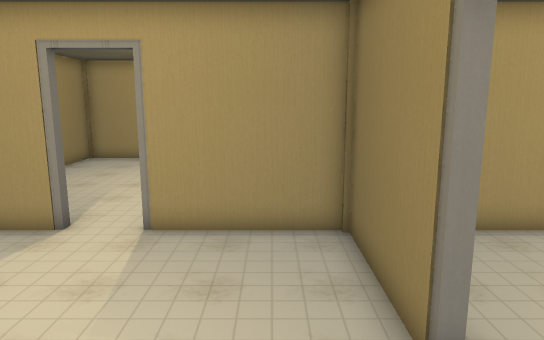
view 1 (above)

19 first-person views from a walk through a 3-D level made in the Godot game engine. The camera is 1.5 m above the floor, tilts 10° down and sees 70° across. The floor is counted in squares, 0.5 m on a side. Each view is taken from the middle of a square. On the plan, view 1 faces up. The plan holds only what a view shows up to about 20 squares ahead; the rest is blank. Characters and animated objects are not drawn.

view 2
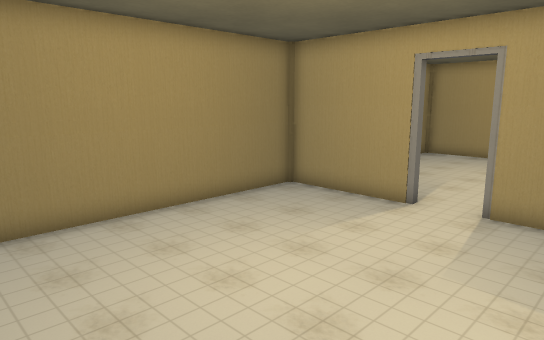

view 3
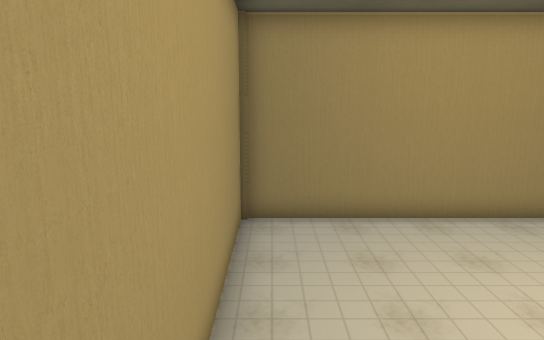

view 4
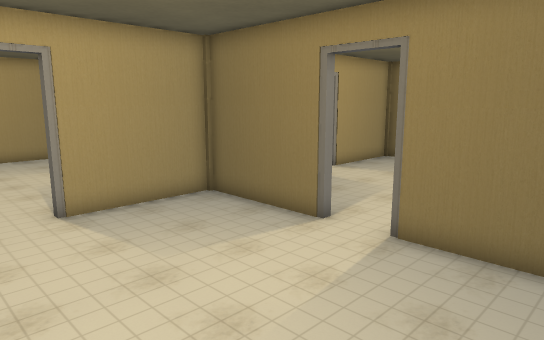

view 5
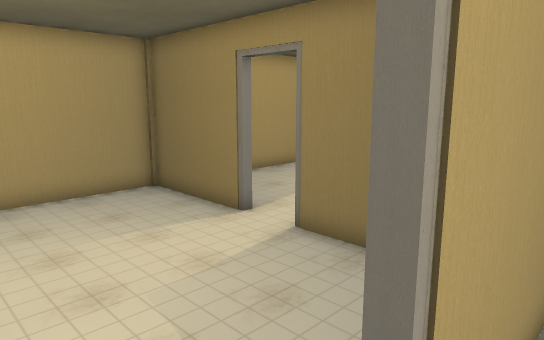

view 6
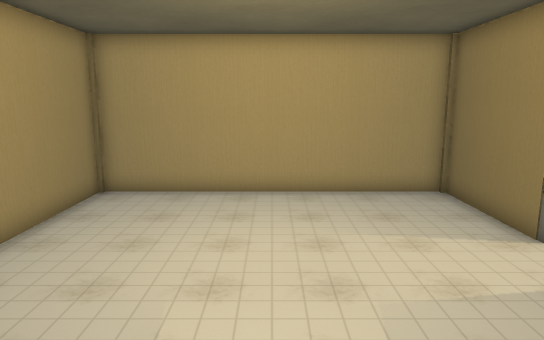

view 7
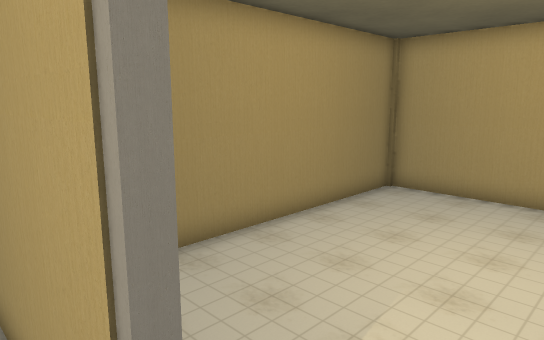

view 8
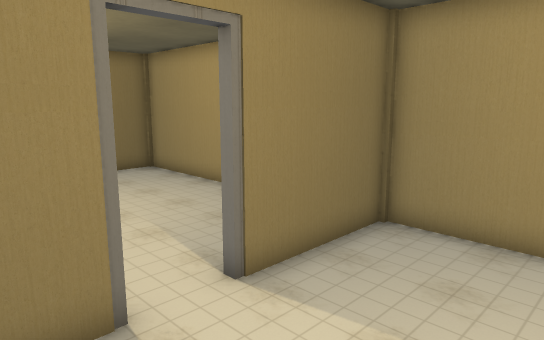

view 9
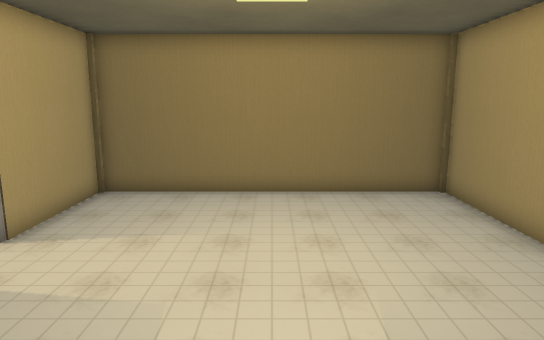

view 10
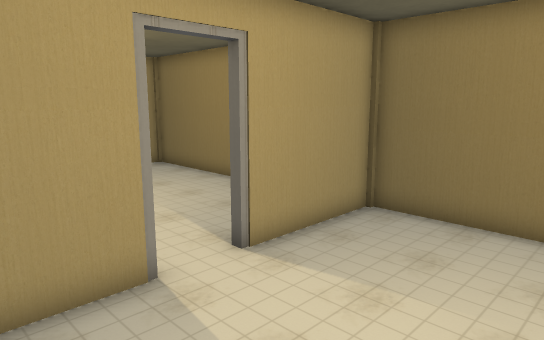

view 11
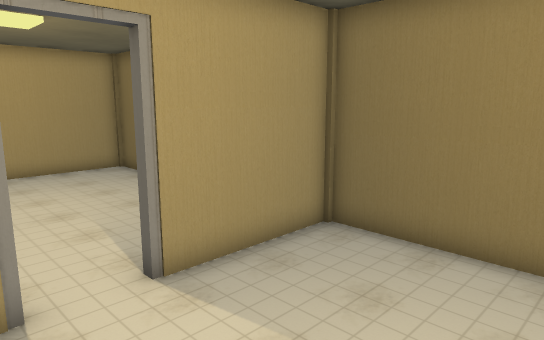

view 12
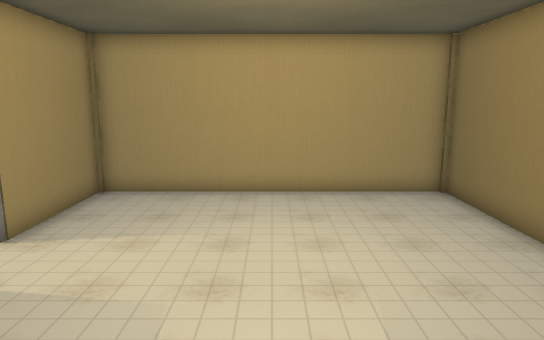

view 13
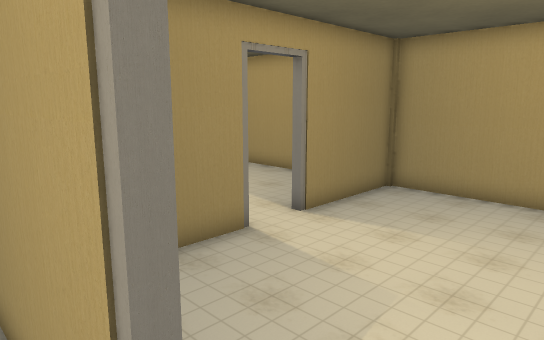

view 14
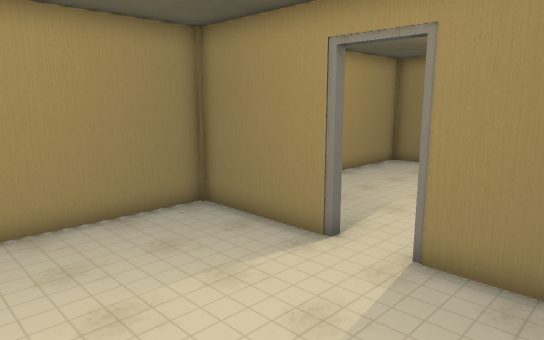

view 15
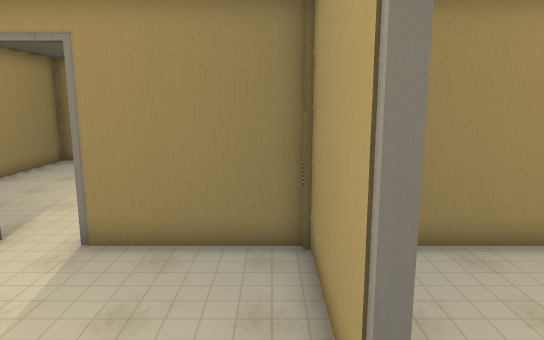

view 16
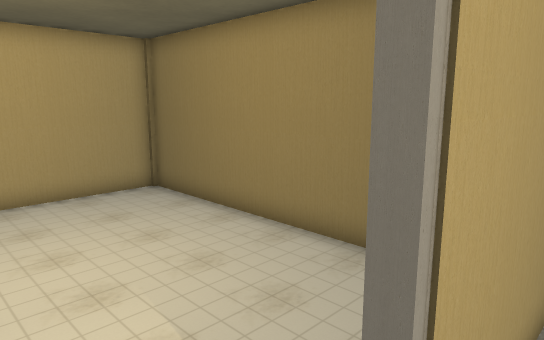

view 17
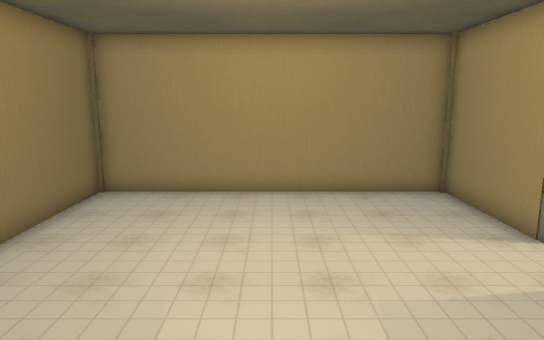

view 18
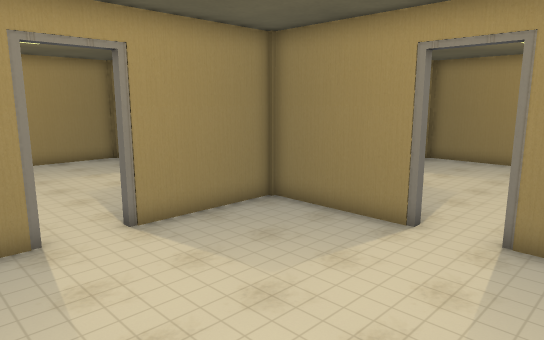

view 19
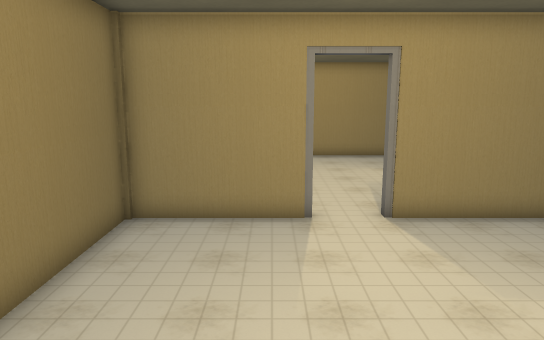

### Floor plan
Points are (right, up) in squares from view 1. A wall is a line through its corners. A room is listed if a view was taken in it or the views show most of it. See-through windows are left out.
Room 1 (views 1, 2, 3, 4, 5, 6, 7, 8, 9)
walls: (-4.9, 8.8) (-9.8, 8.8) (-9.8, -2.8) (1.8, -2.8) (1.8, 2) (2.2, 2); (2.2, 3.9) (1.8, 3.9) (1.8, 8.8) (-3, 8.8)
ways out: opening at (2, 3) to room 2; opening at (-4, 9) to room 4
Room 2 (views 10, 11, 12, 13, 14, 15, 16)
walls: (7.1, 8.8) (2.2, 8.8) (2.2, 3.9); (2.2, 2) (2.2, -2.8) (13.8, -2.8) (13.8, 8.8) (9, 8.8)
ways out: opening at (2, 3) to room 1; opening at (8, 9) to room 3
Room 3 (views 17, 18, 19)
walls: (2.2, 14.1) (2.2, 9.2) (7.1, 9.2) (7.1, 8.8); (9, 8.8) (9, 9.2) (13.8, 9.2) (13.8, 20.8) (2.2, 20.8) (2.2, 15.9)
ways out: opening at (8, 9) to room 2; opening at (2, 15) to room 4
Room 4 (no view inside)
walls: (-4.9, 9.2) (-4.9, 8.8); (2.2, 15.9) (1.8, 15.9) (1.8, 20.8) (-9.8, 20.8) (-9.8, 10); (-3, 8.8) (-3, 9.2); (1.8, 12) (1.8, 14.1) (2.2, 14.1)
ways out: opening at (-4, 9) to room 1; opening at (2, 15) to room 3

Positions as (right, up) in squares from view 1, and headings:
1: (0, 0), facing up
2: (0, -2), facing up-left
3: (0, -2), facing left
4: (-6, -2), facing up-right
5: (-5, 8), facing up-right
6: (-4, 8), facing up
7: (-3, 8), facing up-left
8: (-3, 6), facing down-right
9: (1, 3), facing right
10: (4, 3), facing up-right
11: (6, 3), facing up-right
12: (8, 8), facing up
13: (9, 8), facing up-left
14: (9, 7), facing down-left
15: (10, 8), facing left
16: (7, 8), facing up-right
17: (8, 10), facing down
18: (11, 18), facing down-left
19: (10, 19), facing down
